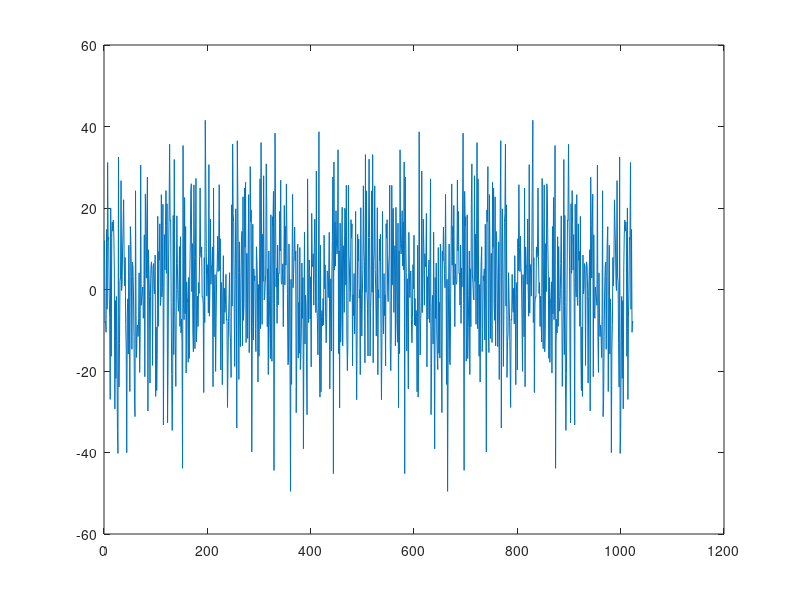

Here is the MATLAB script that generated this plot:
close all; clear all; clc; 

fs = 44100;  %fréquence d'échantillonement
Q = 1024;     %nombres d'échantillons
Ts = 1/fs;    %temps entre deux échantillons
t = 0:Ts:(Q-1)*Ts;
h = zeros(1, fs); 

somme = zeros(1, 1024);

aleatoire = zeros(1, Q/2);
j = 1;
for f=0:fs/Q:fs/2-fs/Q
    i = 0; 
    while i ==0
        i = randi([-1, 1]);
    end
    somme= somme + i*cos(2*pi*f*t); 
    aleatoire(j) = i;
    j = j+1;
end 

save sumetape66.mat somme 
save aleatoireetape66.mat aleatoire

x = somme; 
plot(x)



